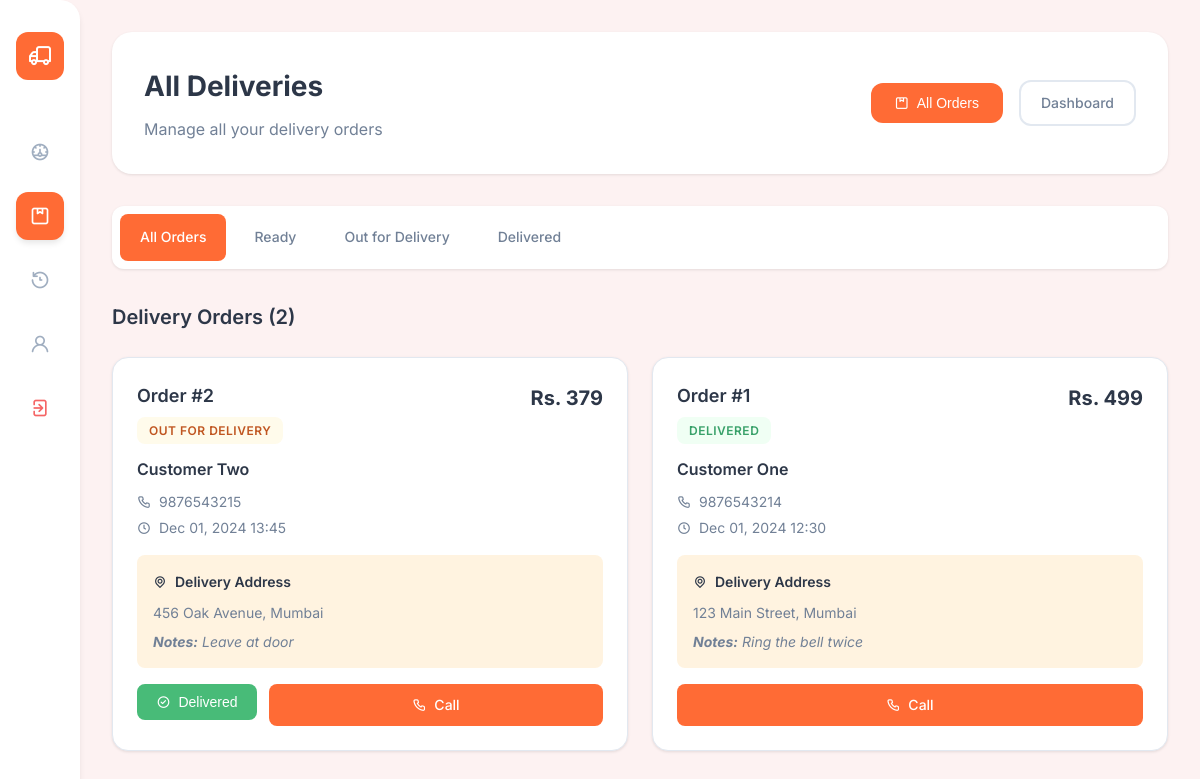
Screenshot of /delivery/deliveries.php (signed in) with the database file from the repository.
### tables this page shows
CREATE TABLE IF NOT EXISTS orders (
    id INT AUTO_INCREMENT PRIMARY KEY,
    customer_id INT NOT NULL,
    staff_id INT NULL,
    delivery_id INT NULL,
    total_amount DECIMAL(10,2) NOT NULL,
    status ENUM('pending', 'confirmed', 'preparing', 'ready', 'out_for_delivery', 'delivered', 'cancelled') DEFAULT 'pending',
    delivery_address TEXT NOT NULL,
    phone VARCHAR(20) NOT NULL,
    notes TEXT,
    order_date TIMESTAMP DEFAULT CURRENT_TIMESTAMP,
    delivery_date TIMESTAMP NULL,
    FOREIGN KEY (customer_id) REFERENCES users(id),
    FOREIGN KEY (staff_id) REFERENCES users(id),
    FOREIGN KEY (delivery_id) REFERENCES users(id)
);

CREATE TABLE IF NOT EXISTS users (
    id INT AUTO_INCREMENT PRIMARY KEY,
    name VARCHAR(100) NOT NULL,
    email VARCHAR(100) UNIQUE NOT NULL,
    password VARCHAR(255) NOT NULL,
    phone VARCHAR(20),
    address TEXT,
    role ENUM('customer', 'staff', 'admin', 'delivery') DEFAULT 'customer',
    created_at TIMESTAMP DEFAULT CURRENT_TIMESTAMP,
    updated_at TIMESTAMP DEFAULT CURRENT_TIMESTAMP ON UPDATE CURRENT_TIMESTAMP
);

### delivery/deliveries.php (the view, shortened to what this page needs)
<?php
$database = new Database();
$db = $database->getConnection();
$all_orders_query = "SELECT o.*, u.name as customer_name, u.phone as customer_phone
                    FROM orders o
                    JOIN users u ON o.customer_id = u.id
                    WHERE o.status IN ('ready', 'out_for_delivery', 'delivered')
                    ORDER BY o.order_date DESC";
$all_orders_stmt = $db->prepare($all_orders_query);
$all_orders_stmt->execute();
$all_orders = $all_orders_stmt->fetchAll(PDO::FETCH_ASSOC);
$filter = $_GET['filter'] ?? 'all';
$filtered_orders = $all_orders;
?>
<!DOCTYPE html>
<html lang="en">
<head>
    <link rel="stylesheet" href="https://unicons.iconscout.com/release/v4.0.0/css/line.css">
    <link rel="stylesheet" href="../assets/css/delivery-modern.css">
</head>
<body>
    <div class="app-container">
        <aside class="sidebar">
            <div class="sidebar-header">
                <div class="logo">
                    <div class="logo-icon">
                        <i class="uil uil-truck"></i>
                    </div>
                </div>
            </div>
            <nav class="sidebar-nav">
                <a href="dashboard.php" class="nav-item">
                    <i class="uil uil-dashboard"></i>
                </a>
                <a href="deliveries.php" class="nav-item active">
                    <i class="uil uil-package"></i>
                </a>
                <a href="history.php" class="nav-item">
                    <i class="uil uil-history"></i>
                </a>
                <a href="profile.php" class="nav-item">
                    <i class="uil uil-user"></i>
                </a>
                <a href="../logout.php" class="nav-item logout">
                    <i class="uil uil-signout"></i>
                </a>
            </nav>
        </aside>
        <main class="main-content">
            <header class="header">
                <div class="header-content">
                    <div class="welcome-section">
                        <h1>All Deliveries</h1>
                        <p>Manage all your delivery orders</p>
                    </div>
                    <div class="header-actions">
                        <button class="btn-primary">
                            <i class="uil uil-package"></i>
                            All Orders
                        </button>
                        <a href="dashboard.php" class="btn-secondary">Dashboard</a>
                    </div>
                </div>
            </header>
            <section class="filter-section">
                <div class="filter-tabs">
                    <a href="deliveries.php?filter=all" class="filter-tab <?php echo $filter == 'all' ? 'active' : ''; ?>">
                        All Orders
                    </a>
                    <a href="deliveries.php?filter=ready" class="filter-tab <?php echo $filter == 'ready' ? 'active' : ''; ?>">
                        Ready
                    </a>
                    <a href="deliveries.php?filter=out_for_delivery" class="filter-tab <?php echo $filter == 'out_for_delivery' ? 'active' : ''; ?>">
                        Out for Delivery
                    </a>
                    <a href="deliveries.php?filter=delivered" class="filter-tab <?php echo $filter == 'delivered' ? 'active' : ''; ?>">
                        Delivered
                    </a>
                </div>
            </section>
            <section class="deliveries-section">
                <div class="section-header">
                    <h2>Delivery Orders (<?php echo count($filtered_orders); ?>)</h2>
                </div>
                <?php if (empty($filtered_orders)): ?>
                    <div class="empty-state">
                        <div class="empty-icon">
                            <i class="uil uil-package"></i>
                        </div>
                        <h3>No orders found</h3>
                        <p>No delivery orders match the selected filter.</p>
                    </div>
                <?php else: ?>
                    <div class="orders-grid">
                        <?php foreach ($filtered_orders as $order): ?>
                            <div class="order-card">
                                <div class="order-header">
                                    <div class="order-info">
                                        <h3>Order #<?php echo $order['id']; ?></h3>
                                        <span class="status-badge status-<?php echo str_replace('_', '-', $order['status']); ?>">
                                            <?php echo ucfirst(str_replace('_', ' ', $order['status'])); ?>
                                        </span>
                                    </div>
                                    <div class="order-amount">
                                        <span class="amount">Rs. <?php echo number_format($order['total_amount'], 0); ?></span>
                                    </div>
                                </div>
                                <div class="customer-info">
                                    <div class="customer-details">
                                        <h4><?php echo $order['customer_name']; ?></h4>
                                        <p><i class="uil uil-phone"></i> <?php echo $order['customer_phone']; ?></p>
                                        <p><i class="uil uil-clock"></i> <?php echo date('M d, Y H:i', strtotime($order['order_date'])); ?></p>
                                    </div>
                                </div>
                                <div class="delivery-address">
                                    <h5><i class="uil uil-location-point"></i> Delivery Address</h5>
                                    <p><?php echo $order['delivery_address']; ?></p>
                                    <?php if ($order['notes']): ?>
                                        <p class="notes"><strong>Notes:</strong> <?php echo $order['notes']; ?></p>
                                    <?php endif; ?>
                                </div>
                                <div class="order-actions">
                                    <?php if ($order['status'] == 'ready'): ?>
                                        <form method="POST" style="display: inline;">
                                            <input type="hidden" name="order_id" value="<?php echo $order['id']; ?>">
                                            <input type="hidden" name="status" value="out_for_delivery">
                                            <button type="submit" name="update_delivery" class="btn-action btn-pickup">
                                                <i class="uil uil-truck"></i> Pick Up
                                            </button>
                                        </form>
                                    <?php elseif ($order['status'] == 'out_for_delivery'): ?>
                                        <form method="POST" style="display: inline;">
                                            <button type="submit" name="update_delivery" class="btn-action btn-deliver">
                                                <i class="uil uil-check-circle"></i> Delivered
                                            </button>
                                        </form>
                                    <?php endif; ?>
                                    <a href="tel:<?php echo $order['customer_phone']; ?>" class="btn-action btn-call">
                                        <i class="uil uil-phone"></i> Call
                                    </a>
                                </div>
                            </div>
                        <?php endforeach; ?>
                    </div>
                <?php endif; ?>
            </section>
        </main>
    </div>
</body>
</html>

### rows the page displays
orders: id "2", status "OUT FOR DELIVERY", total_amount "379", customer.name "Customer Two", customer.phone "9876543215", order_date "Dec 01, 2024 13:45", delivery_address "456 Oak Avenue, Mumbai", notes "Leave at door"
orders: id "1", status "DELIVERED", total_amount "499", customer.name "Customer One", customer.phone "9876543214", order_date "Dec 01, 2024 12:30", delivery_address "123 Main Street, Mumbai", notes "Ring the bell twice"

### other values shown
count($filtered_orders) "2"
